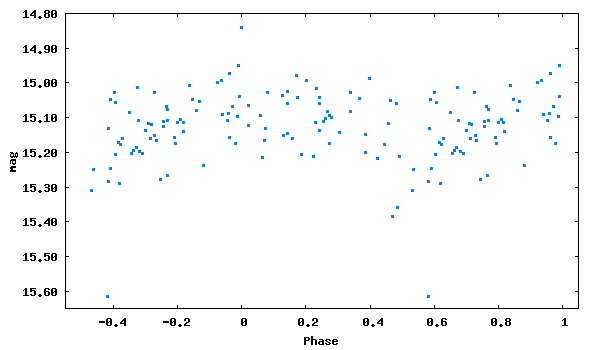

This figure's gnuplot source:
set term png size 600,350 medium
set colors classic
set output 'phase_lc_11.png'
set xlabel 'Phase'
set ylabel 'mag'
#set title 'JDmax = 2447035.45800 + 0.1249528 x E'
set format y '%5.2f'
plot [-0.55:1.05][15.65:14.80] "phase_lc_11.dat" linecolor 3 pointtype 5 pointsize 0.3 title ""
